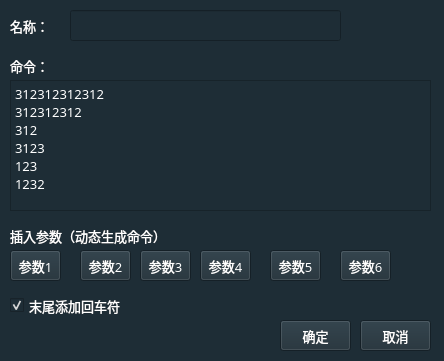
<?xml version="1.0" encoding="UTF-8"?>
<ui version="4.0">
 <class>addcommondwidget</class>
 <widget class="QWidget" name="addcommondwidget">
  <property name="geometry">
   <rect>
    <x>0</x>
    <y>0</y>
    <width>444</width>
    <height>361</height>
   </rect>
  </property>
  <property name="font">
   <font>
    <family>OPPOSans B</family>
    <pointsize>10</pointsize>
    <stylestrategy>PreferAntialias</stylestrategy>
   </font>
  </property>
  <property name="windowTitle">
   <string>添加命令</string>
  </property>
  <property name="windowIcon">
   <iconset resource="lib.qrc">
    <normaloff>:/lib/icon9.png</normaloff>:/lib/icon9.png</iconset>
  </property>
  <property name="styleSheet">
   <string notr="true">background-color: rgb(30, 45, 54);
color: rgb(255, 255, 255);</string>
  </property>
  <widget class="QLabel" name="label">
   <property name="geometry">
    <rect>
     <x>10</x>
     <y>10</y>
     <width>51</width>
     <height>31</height>
    </rect>
   </property>
   <property name="font">
    <font>
     <family>OPPOSans B</family>
     <pointsize>10</pointsize>
     <stylestrategy>PreferAntialias</stylestrategy>
    </font>
   </property>
   <property name="text">
    <string>名称：</string>
   </property>
  </widget>
  <widget class="QLineEdit" name="lineEdit">
   <property name="geometry">
    <rect>
     <x>70</x>
     <y>10</y>
     <width>271</width>
     <height>31</height>
    </rect>
   </property>
   <property name="font">
    <font>
     <family>OPPOSans B</family>
     <pointsize>10</pointsize>
     <stylestrategy>PreferAntialias</stylestrategy>
    </font>
   </property>
  </widget>
  <widget class="QLabel" name="label_2">
   <property name="geometry">
    <rect>
     <x>10</x>
     <y>50</y>
     <width>51</width>
     <height>31</height>
    </rect>
   </property>
   <property name="font">
    <font>
     <family>OPPOSans B</family>
     <pointsize>10</pointsize>
     <stylestrategy>PreferAntialias</stylestrategy>
    </font>
   </property>
   <property name="text">
    <string>命令：</string>
   </property>
  </widget>
  <widget class="QPlainTextEdit" name="plainTextEdit">
   <property name="geometry">
    <rect>
     <x>10</x>
     <y>80</y>
     <width>421</width>
     <height>131</height>
    </rect>
   </property>
   <property name="font">
    <font>
     <family>OPPOSans B</family>
     <pointsize>10</pointsize>
     <stylestrategy>PreferAntialias</stylestrategy>
    </font>
   </property>
   <property name="plainText">
    <string>312312312312
312312312
312
3123
123
1232</string>
   </property>
   <property name="overwriteMode">
    <bool>false</bool>
   </property>
   <property name="backgroundVisible">
    <bool>false</bool>
   </property>
   <property name="centerOnScroll">
    <bool>false</bool>
   </property>
  </widget>
  <widget class="QLabel" name="label_3">
   <property name="geometry">
    <rect>
     <x>10</x>
     <y>220</y>
     <width>151</width>
     <height>31</height>
    </rect>
   </property>
   <property name="font">
    <font>
     <family>OPPOSans B</family>
     <pointsize>10</pointsize>
     <stylestrategy>PreferAntialias</stylestrategy>
    </font>
   </property>
   <property name="text">
    <string>插入参数（动态生成命令）</string>
   </property>
  </widget>
  <widget class="QToolButton" name="toolButton">
   <property name="geometry">
    <rect>
     <x>10</x>
     <y>250</y>
     <width>51</width>
     <height>31</height>
    </rect>
   </property>
   <property name="font">
    <font>
     <family>OPPOSans B</family>
     <pointsize>10</pointsize>
     <stylestrategy>PreferAntialias</stylestrategy>
    </font>
   </property>
   <property name="text">
    <string>参数1</string>
   </property>
  </widget>
  <widget class="QToolButton" name="toolButton_2">
   <property name="geometry">
    <rect>
     <x>80</x>
     <y>250</y>
     <width>51</width>
     <height>31</height>
    </rect>
   </property>
   <property name="font">
    <font>
     <family>OPPOSans B</family>
     <pointsize>10</pointsize>
     <stylestrategy>PreferAntialias</stylestrategy>
    </font>
   </property>
   <property name="text">
    <string>参数2</string>
   </property>
  </widget>
  <widget class="QToolButton" name="toolButton_3">
   <property name="geometry">
    <rect>
     <x>140</x>
     <y>250</y>
     <width>51</width>
     <height>31</height>
    </rect>
   </property>
   <property name="font">
    <font>
     <family>OPPOSans B</family>
     <pointsize>10</pointsize>
     <stylestrategy>PreferAntialias</stylestrategy>
    </font>
   </property>
   <property name="text">
    <string>参数3</string>
   </property>
  </widget>
  <widget class="QToolButton" name="toolButton_4">
   <property name="geometry">
    <rect>
     <x>200</x>
     <y>250</y>
     <width>51</width>
     <height>31</height>
    </rect>
   </property>
   <property name="font">
    <font>
     <family>OPPOSans B</family>
     <pointsize>10</pointsize>
     <stylestrategy>PreferAntialias</stylestrategy>
    </font>
   </property>
   <property name="text">
    <string>参数4</string>
   </property>
  </widget>
  <widget class="QToolButton" name="toolButton_5">
   <property name="geometry">
    <rect>
     <x>270</x>
     <y>250</y>
     <width>51</width>
     <height>31</height>
    </rect>
   </property>
   <property name="font">
    <font>
     <family>OPPOSans B</family>
     <pointsize>10</pointsize>
     <stylestrategy>PreferAntialias</stylestrategy>
    </font>
   </property>
   <property name="text">
    <string>参数5</string>
   </property>
  </widget>
  <widget class="QToolButton" name="toolButton_6">
   <property name="geometry">
    <rect>
     <x>340</x>
     <y>250</y>
     <width>51</width>
     <height>31</height>
    </rect>
   </property>
   <property name="font">
    <font>
     <family>OPPOSans B</family>
     <pointsize>10</pointsize>
     <stylestrategy>PreferAntialias</stylestrategy>
    </font>
   </property>
   <property name="text">
    <string>参数6</string>
   </property>
  </widget>
  <widget class="QCheckBox" name="checkBox">
   <property name="geometry">
    <rect>
     <x>10</x>
     <y>290</y>
     <width>141</width>
     <height>31</height>
    </rect>
   </property>
   <property name="font">
    <font>
     <family>OPPOSans B</family>
     <pointsize>10</pointsize>
     <stylestrategy>PreferAntialias</stylestrategy>
    </font>
   </property>
   <property name="text">
    <string>末尾添加回车符</string>
   </property>
   <property name="checked">
    <bool>true</bool>
   </property>
  </widget>
  <widget class="QToolButton" name="toolButton_7">
   <property name="geometry">
    <rect>
     <x>280</x>
     <y>320</y>
     <width>71</width>
     <height>31</height>
    </rect>
   </property>
   <property name="font">
    <font>
     <family>OPPOSans B</family>
     <pointsize>10</pointsize>
     <stylestrategy>PreferAntialias</stylestrategy>
    </font>
   </property>
   <property name="text">
    <string>确定</string>
   </property>
  </widget>
  <widget class="QToolButton" name="toolButton_8">
   <property name="geometry">
    <rect>
     <x>360</x>
     <y>320</y>
     <width>71</width>
     <height>31</height>
    </rect>
   </property>
   <property name="font">
    <font>
     <family>OPPOSans B</family>
     <pointsize>10</pointsize>
     <stylestrategy>PreferAntialias</stylestrategy>
    </font>
   </property>
   <property name="text">
    <string>取消</string>
   </property>
  </widget>
 </widget>
 <resources>
  <include location="lib.qrc"/>
 </resources>
 <connections/>
</ui>
